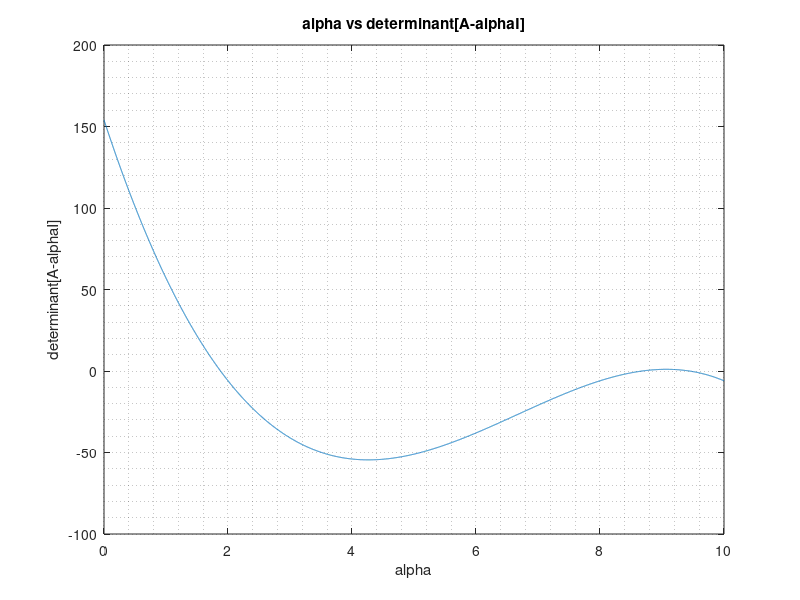

The MATLAB source for this figure:
%declare variables
A = [4 3 1;3 7 -1; 1 -1 9];
alpha = 0:0.001:10;

determinant = -alpha.^3+20*alpha.^2-116*alpha+154;

for i = 1 : 10000
    if determinant(i)*determinant(i+1) <= 0
        disp('One of the roots is ')
        disp(i*0.001)
    end
end

plot(alpha,determinant)
grid MINOR
title('alpha vs determinant[A-alphaI]')
xlabel('alpha')
ylabel('determinant[A-alphaI]')
